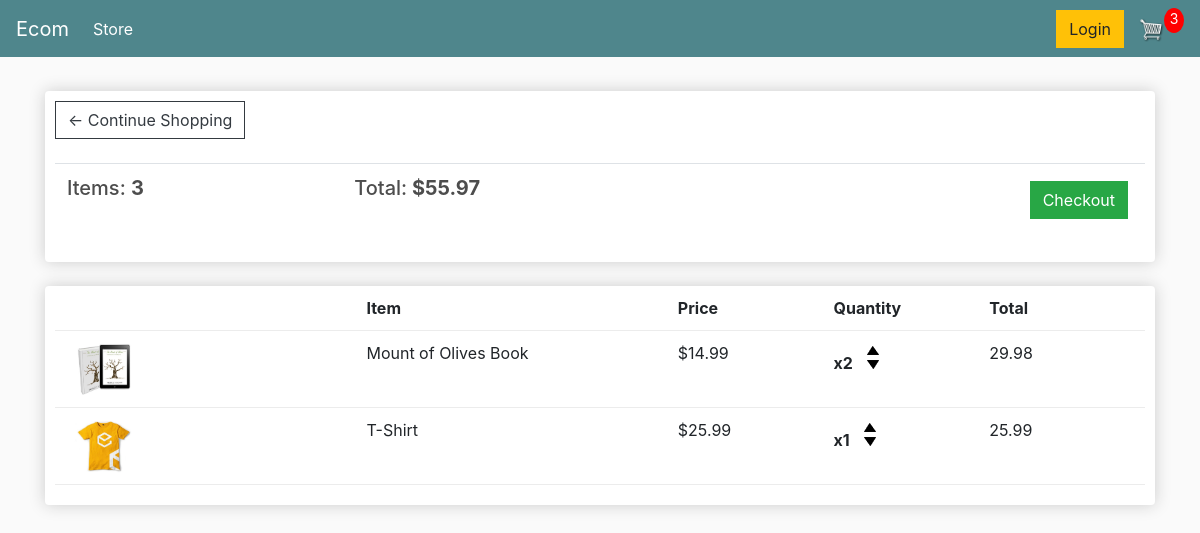
The app's page /cart/ (signed in), older data.
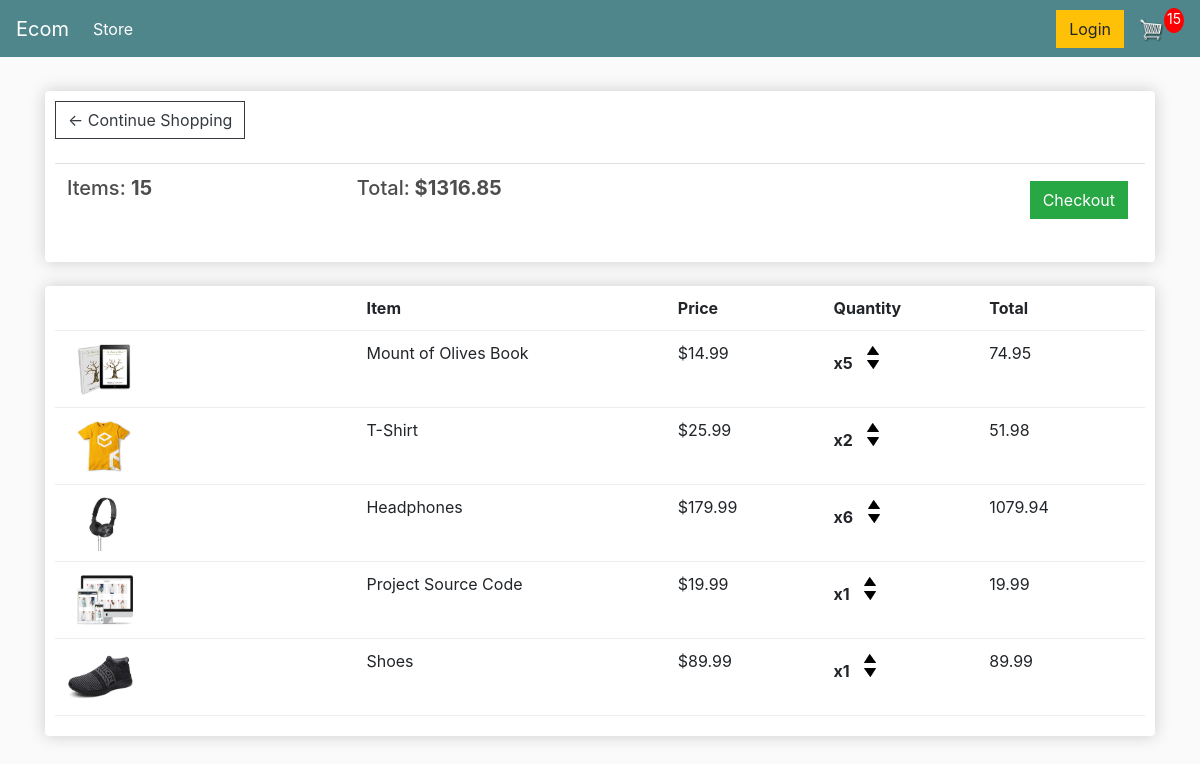
The same page, newer data.
### store/models.py (models this page shows, shortened)
class Order(models.Model):
    customer = models.ForeignKey(Customer, on_delete=models.SET_NULL, null=True, blank=True)
    date_ordered = models.DateTimeField(auto_now_add=True)
    complete = models.BooleanField(default=False)
    transaction_id = models.CharField(max_length=100, null=True)
    @property
    def get_cart_total(self):
        orderitems = self.orderitem_set.all()
        total = sum([item.get_total() for item in orderitems])
        return total
    @property
    def get_cart_items(self):
        orderitems = self.orderitem_set.all()
        total = sum([item.quantity for item in orderitems])
        return total

class OrderItem(models.Model):
    product = models.ForeignKey(Product, on_delete=models.SET_NULL, null=True)
    order = models.ForeignKey(Order, on_delete=models.SET_NULL, null=True)
    quantity = models.IntegerField(default=0, null=True, blank=True)
    date_added = models.DateTimeField(auto_now_add=True)
    def get_total(self):
        total = self.product.price * self.quantity
        return total

class Product(models.Model):
    name = models.CharField(max_length=200)
    price = models.DecimalField(max_digits=7, decimal_places=2)
    digital = models.BooleanField(default=False, null=True, blank=True)
    image = models.ImageField(null=True, blank=True)
    @property
    def imageURL(self):
        try:
            url = self.image.url
        except:
            url = ''
        return url

### store/views.py (the view)
# urls.py: path("cart/", views.cart, name="cart"),
def cart(request):
    if request.user.is_authenticated:
        customer = request.user.customer
        order, created = Order.objects.get_or_create(customer=customer, complete=False)
        items = order.orderitem_set.all()
        cartItems = order.get_cart_items
    else:
        items = []
        order = {'get_cart_total': 0, 'get_cart_items': 0}
        cartItems = order['get_cart_items']
    return render(request, 'store/cart.html', context={'items': items, 'order': order, 'cartItems': cartItems})

### store/templates/store/cart.html
{% extends 'store/main.html' %}
{% load static %}
{% block content %}
    <div class="row">
        <div class="col-lg-12">
            <div class="box-element">
                <a class="btn btn-outline-dark" href="{% url 'store' %}">&#x2190; Continue Shopping</a>
                <br>
                <br>
                <table class="table">
                    <tr>
                        <th><h5>Items: <strong>{{ order.get_cart_items }}</strong></h5></th>
                        <th><h5>Total:<strong> ${{ order.get_cart_total|floatformat:2 }}</strong></h5></th>
                        <th>
                            <a style="float:right; margin:5px;" class="btn btn-success" href="{% url 'checkout' %}">Checkout</a>
                        </th>
                    </tr>
                </table>
            </div>
            <br>
            <div class="box-element">
                <div class="cart-row">
                    <div style="flex:2"></div>
                    <div style="flex:2"><strong>Item</strong></div>
                    <div style="flex:1"><strong>Price</strong></div>
                    <div style="flex:1"><strong>Quantity</strong></div>
                    <div style="flex:1"><strong>Total</strong></div>
                </div>
                {% for item in items %}
                    <div class="cart-row">
                        <div style="flex:2"><img class="row-image" src="{{ item.product.imageURL }}"></div>
                        <div style="flex:2"><p>{{ item.product.name }}</p></div>
                        <div style="flex:1"><p>${{ item.product.price|floatformat:2 }}</p></div>
                        <div style="flex:1">
                            <p class="quantity">x{{ item.quantity }}</p>
                            <div class="quantity">
                                <img data-product="{{ item.product.id }}" data-action="add" class="chg-quantity update-cart" src="{% static  'images/arrow-up.png' %}">
                                <img data-product="{{ item.product.id }}" data-action="remove" class="chg-quantity update-cart" src="{% static  'images/arrow-down.png' %}">
                            </div>
                        </div>
                        <div style="flex:1"><p>{{ item.get_total }}</p></div>
                    </div>
                {% endfor %}
            </div>
        </div>
        </div>
    </div>
{% endblock content %}

### store/templates/store/main.html (shortened to what this page needs)
<!DOCTYPE html>
{% load static %}
<html>
<head>
    <link rel="stylesheet" href="https://stackpath.bootstrapcdn.com/bootstrap/4.4.1/css/bootstrap.min.css"
>
    <link rel="stylesheet" type="text/css" href="{% static 'css/main.css' %}">
</head>
<body>
<nav class="navbar navbar-expand-lg navbar-dark bg-dark">
    <a class="navbar-brand" href="{% url 'store' %}">Ecom</a>
    <div class="collapse navbar-collapse" id="navbarSupportedContent">
        <ul class="navbar-nav mr-auto">
            <li class="nav-item active">
                <a class="nav-link" href="{% url 'store' %}">Store <span class="sr-only">(current)</span></a>
            </li>
        </ul>
        <div class="form-inline my-2 my-lg-0">
            <a href="#" class="btn btn-warning">Login</a>
            <a href="{% url 'cart' %}">
                <img id="cart-icon" src="{% static 'images/cart.png' %}">
            </a>
            <p id="cart-total">{{ cartItems }}</p>
        </div>
    </div>
</nav>
<div class="container">
    <br>
    {% block content %}
    {% endblock content %}
</body>
</html>

### static/css/main.css (style rules this page uses)
body { background-color: hsl(0, 0%, 98%); }
h1,h2,h3,h4,h5,h6 { color:hsl(0, 0%, 30%); }
.box-element { box-shadow:hsl(0, 0%, 80%) 0 0 16px; background-color: #fff; border-radius: 4px; padding: 10px; }
.bg-dark { background-color: #4f868c!important; }
#cart-icon { width:25px; display: inline-block; margin-left: 15px; }
#cart-total { display: block; text-align: center; color:#fff; background-color: red; width: 20px; height: 25px; border-radius: 50%; font-size: 14px; }
.col-lg-4, .col-lg-6, .col-lg-8, .col-lg-12 { margin-top: 10px; }
.btn { border-radius: 0; }
.row-image { width: 100px; }
.cart-row { display: flex; align-items: flex-stretch; padding-bottom: 10px; margin-bottom: 10px; border-bottom: 1px solid #ececec; }
.quantity { display: inline-block; font-weight: 700; padding-right:10px; }
.chg-quantity { width: 12px; cursor: pointer; display: block; margin-top: 5px; transition:.1s; }

Row changes from the older to the newer data that the page shows:
changed through a linked row, Order: get_cart_items "3" → "15"; get_cart_total "55.97" → "1316.85"
changed OrderItem "Mount of Olives Book": quantity "2" → "5"; get_total "29.98" → "74.95"
changed OrderItem "T-Shirt": quantity "1" → "2"; get_total "25.99" → "51.98"
added OrderItem: product.imageURL (picture), product.name "Headphones", product.price "179.99", quantity "6", get_total "1079.94"
added OrderItem: product.imageURL (picture), product.name "Project Source Code", product.price "19.99", quantity "1", get_total "19.99"
added OrderItem: product.imageURL (picture), product.name "Shoes", product.price "89.99", quantity "1", get_total "89.99"
Text that changed along with them:
{{ cartItems }}: "3" → "15"
